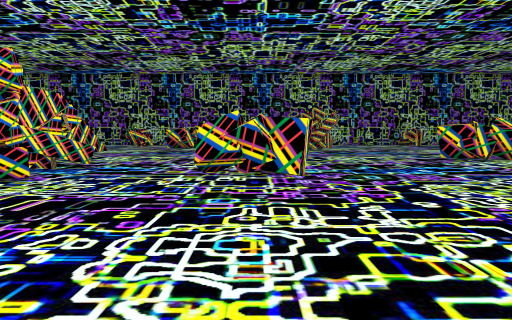
view 1 (above)

20 first-person views from a walk through a scene from a Unity 3-D project. The camera is 1.4 m above the floor, tilts 4° down and sees 70° across. The floor is counted in squares, 2 m on a side. Each view is taken from the middle of a square. On the plan, view 1 faces up. The plan holds only what a view shows up to about 11 squares ahead; the rest is blank. The place goes on beyond the plan. The player is left out.

view 2
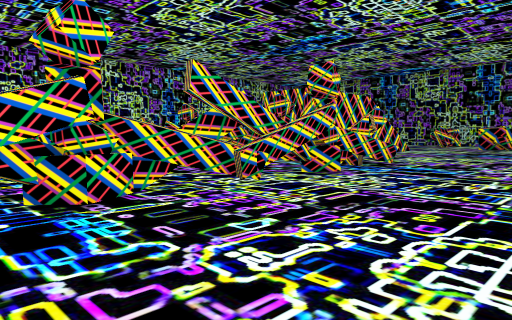

view 3
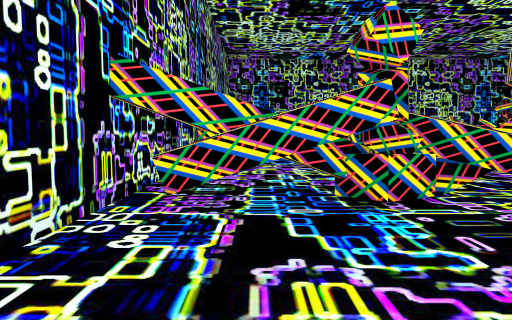

view 4
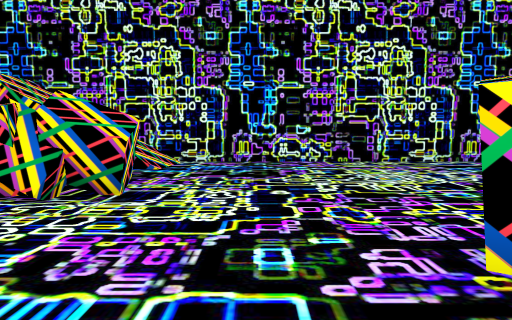

view 5
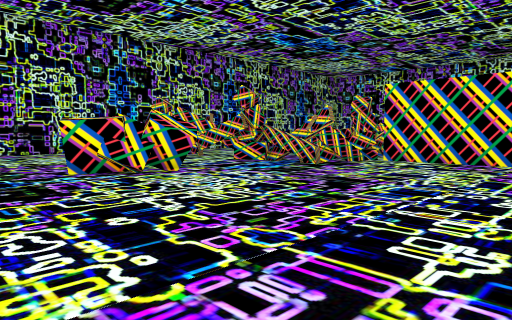

view 6
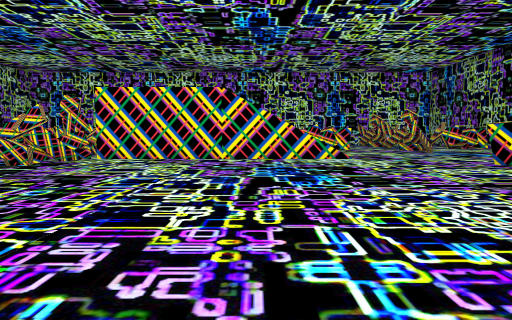

view 7
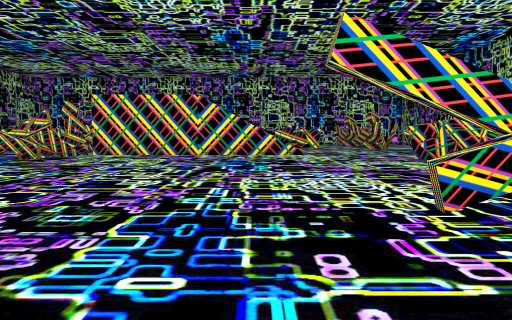

view 8
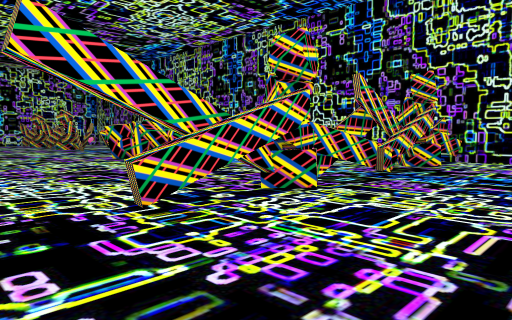

view 9
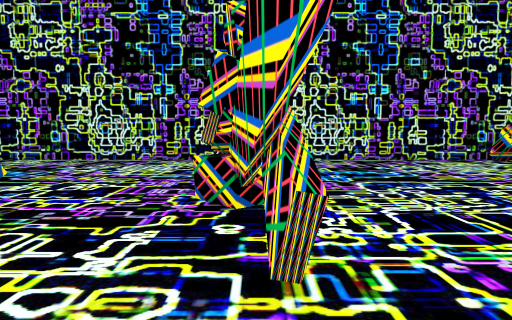

view 10
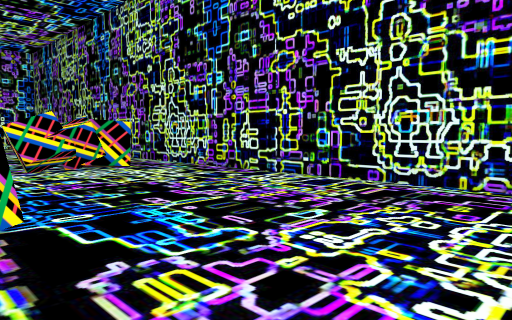

view 11
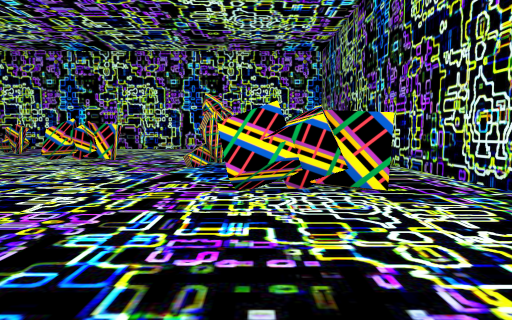

view 12
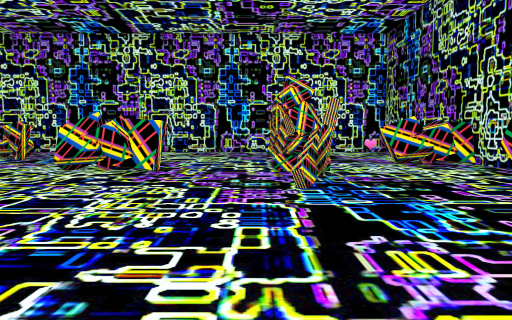

view 13
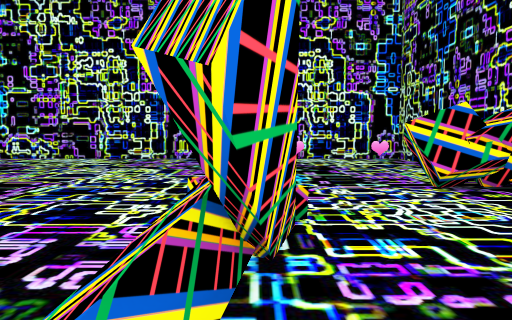

view 14
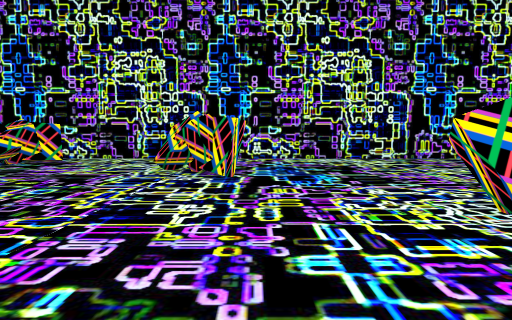

view 15
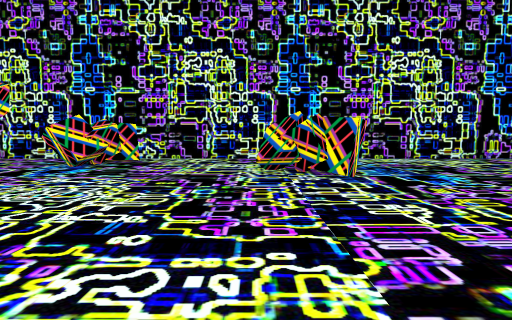

view 16
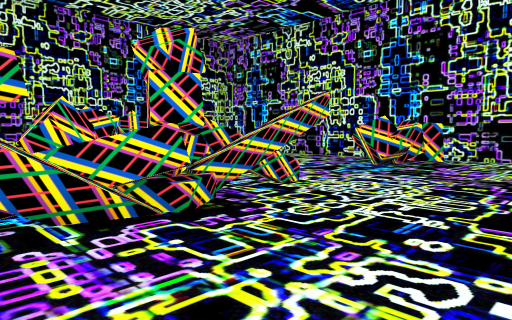

view 17
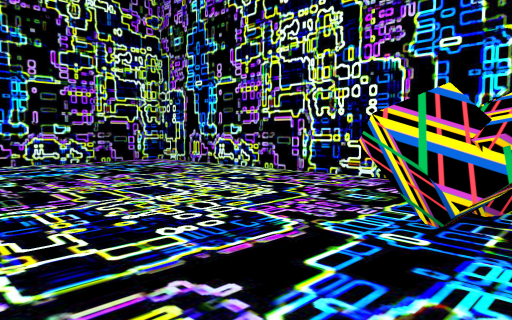

view 18
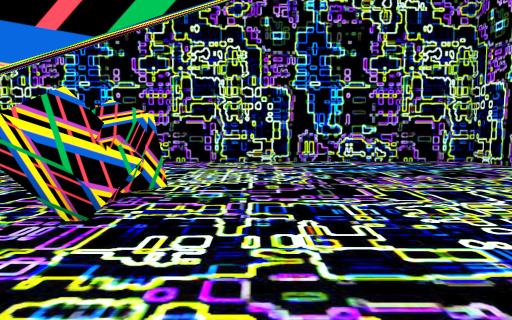

view 19
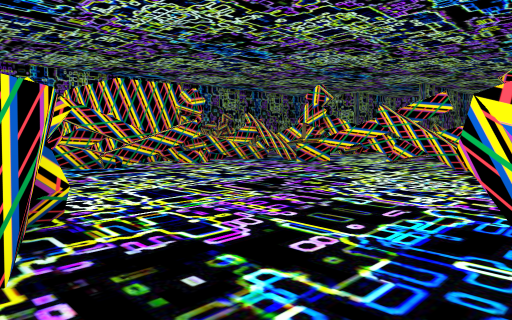

view 20
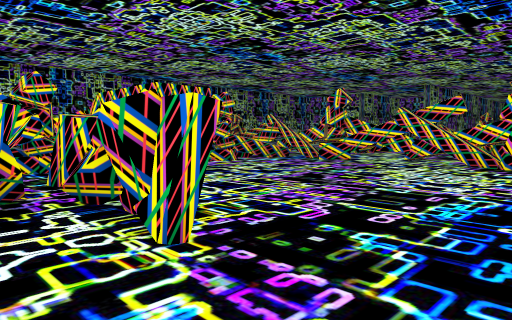

### Floor plan
Key: @ floor where view 1 was taken; # wall or solid block; x gap in a wall; . main floor; : floor 4 m higher than the main floor; / step, stairs or slope; = window, fence, low wall or low ledge; T thing the floor can be seen under or through; O other object.
Columns run from 20 left of view 1 to 8 right of it. Each row starts with its distance up from view 1.
 25 ##    ##  ############# # ###
 24 #...  #.. ............ #.....
 23 #.....O............... #.....
 22 #.....O......O.........#.....
 21 #............O.........#.....
 20 #    ###O=#............#....
 19 #...............OOOO...#....
 18 #..................O...#...
 17 #.......#..............#..
 16 #.......O... ..........#...
 15 #......OO..   .............
 14 #..........   .............
 13 #....O......  ............
 12 #  .OO.....   ...........
 11 #..OO.......  ............O.
 10 #...........  ............OO
  9 #...........  .............
  8 #OO.....#####OO##..........
  7 #.OO...##OO##...#..OO.....
  6 #........O......T...OO...
  5 #......OOO......T........
  4 #......O#O......T.......O#
  3 #......#OO......T........
  2 #.......#.......T........
  1 #...............T........
  0 #.........O.....T...@...////:
 -1 #.........O   ..x.......////:
 -2 #############################

Positions as (right, up) in squares from view 1, and headings:
1: (0, 0), facing up
2: (0, 0), facing up-left
3: (0, 0), facing left
4: (2, 8), facing down
5: (3, 13), facing down-left
6: (4, 13), facing left
7: (6, 14), facing left
8: (6, 14), facing up-left
9: (3, 14), facing up
10: (1, 19), facing up-left
11: (-2, 21), facing left
12: (-5, 19), facing left
13: (-9, 20), facing left
14: (-9, 13), facing left
15: (-9, 11), facing left
16: (-9, 11), facing down-left
17: (-14, 8), facing down-left
18: (-14, 8), facing down
19: (-12, 0), facing up-right
20: (-13, 0), facing up-right
